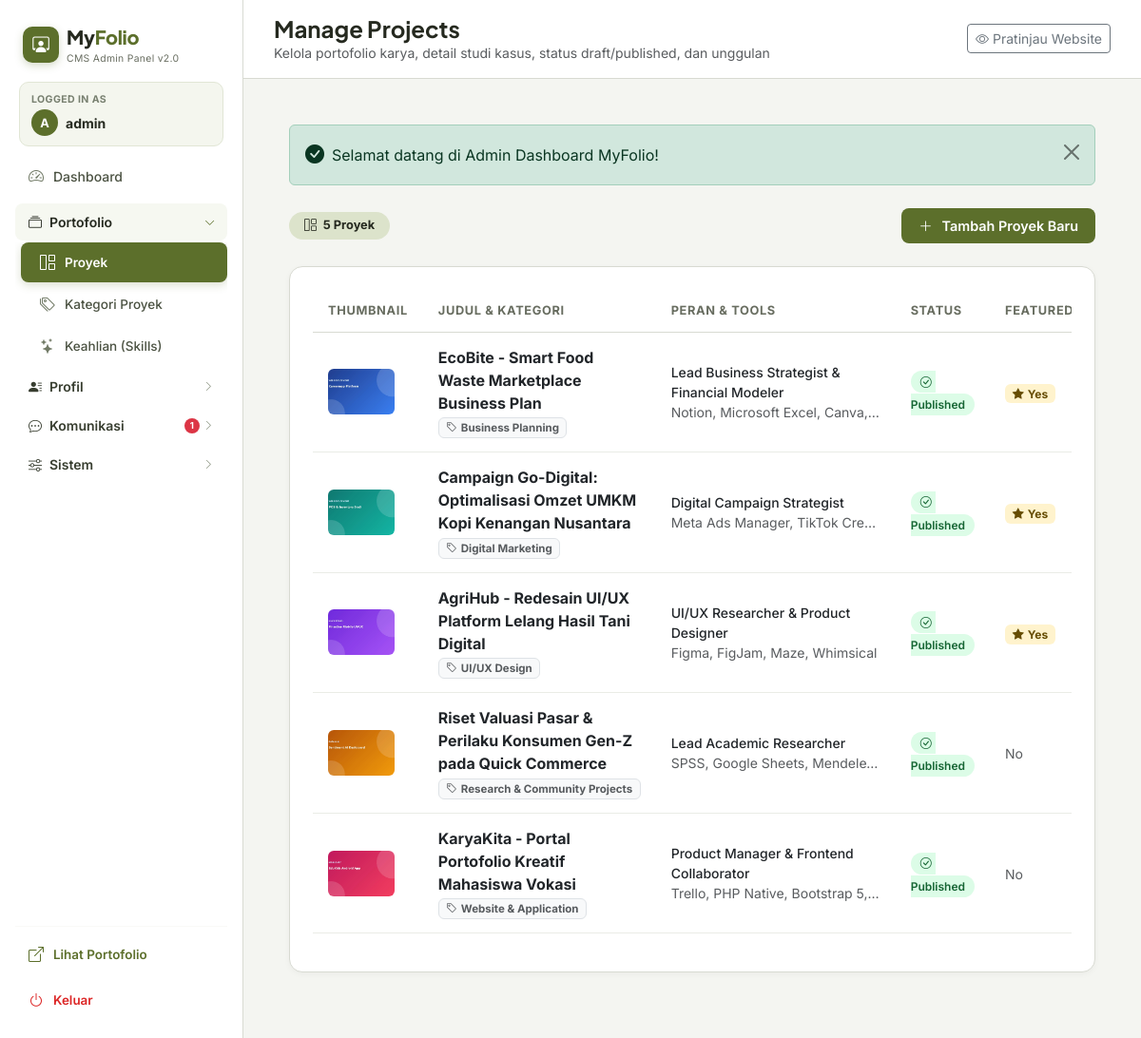
Screenshot of /admin/projects.php (signed in) with the database file from the repository.
### tables this page shows
CREATE TABLE `projects` (
  `id` INT AUTO_INCREMENT PRIMARY KEY,
  `title` VARCHAR(150) NOT NULL,
  `category_id` INT UNSIGNED DEFAULT NULL,
  `slug` VARCHAR(180) UNIQUE NOT NULL,
  `category` VARCHAR(80) NOT NULL,
  `short_description` VARCHAR(255) DEFAULT NULL,
  `description` TEXT DEFAULT NULL,
  `role` VARCHAR(120) DEFAULT NULL,
  `process` TEXT DEFAULT NULL,
  `result` TEXT DEFAULT NULL,
  `tools` TEXT DEFAULT NULL,
  `thumbnail` VARCHAR(255) DEFAULT NULL,
  `project_url` VARCHAR(255) DEFAULT NULL,
  `repository_url` VARCHAR(255) DEFAULT NULL,
  `is_featured` TINYINT(1) DEFAULT 0,
  `status` ENUM('draft', 'published') DEFAULT 'published',
  `sort_order` INT DEFAULT 0,
  `created_at` TIMESTAMP DEFAULT CURRENT_TIMESTAMP,
  `updated_at` TIMESTAMP DEFAULT CURRENT_TIMESTAMP ON UPDATE CURRENT_TIMESTAMP,
  CONSTRAINT `fk_projects_category` FOREIGN KEY (`category_id`) REFERENCES `project_categories` (`id`) ON DELETE SET NULL ON UPDATE CASCADE
);

CREATE TABLE `project_categories` (
  `id` INT UNSIGNED NOT NULL AUTO_INCREMENT,
  `category_name` VARCHAR(100) NOT NULL,
  `slug` VARCHAR(100) NOT NULL,
  `sort_order` TINYINT UNSIGNED NOT NULL DEFAULT 0,
  `created_at` TIMESTAMP NOT NULL DEFAULT CURRENT_TIMESTAMP,
  PRIMARY KEY (`id`),
  UNIQUE KEY `uk_slug` (`slug`)
);

### includes/functions.php (called while the page is built, shortened)
<?php
function e(?string $value): string {
    return htmlspecialchars($value ?? '', ENT_QUOTES, 'UTF-8');
}
function resolve_img(?string $filename, string $subdir = '', string $fallback = 'assets/img/placeholder.png', string $basePrefix = ''): string {
    $cleanSubdir = trim($subdir, '/');
    $uploadPath = __DIR__ . '/../uploads/' . ($cleanSubdir ? $cleanSubdir . '/' : '') . $filename;
    if (file_exists(__DIR__ . '/../assets/img/' . $filename)) {
        return $basePrefix . 'assets/img/' . $filename;
    }
    return $basePrefix . $fallback;
}

### admin/projects.php (the view, shortened to what this page needs)
<?php
require_once __DIR__ . '/includes/admin_init.php';
$projects = $pdo->query("
    SELECT p.*, pc.category_name AS cat_label, pc.slug AS cat_slug
    FROM projects p
    LEFT JOIN project_categories pc ON p.category_id = pc.id
    ORDER BY p.sort_order ASC, p.created_at DESC
")->fetchAll();
require_once __DIR__ . '/includes/admin_header.php';
?>
<div class="d-flex justify-content-between align-items-center mb-4">
    <div>
        <span class="badge rounded-pill px-3 py-2"
              style="background:var(--color-soft-olive);color:var(--color-dark);font-size:.8rem;">
            <i class="bi bi-grid-1x2 me-1"></i> <?= count($projects) ?> Proyek
        </span>
    </div>
    <button class="btn btn-admin-primary" data-bs-toggle="modal" data-bs-target="#addProjectModal">
        <i class="bi bi-plus-lg me-1"></i> Tambah Proyek Baru
    </button>
</div>
<div class="admin-card">
    <?php if (empty($projects)): ?>
        <div class="text-center py-5 text-muted">
            <i class="bi bi-grid-1x2 fs-1 d-block mb-3 opacity-25"></i>
            Belum ada proyek yang ditambahkan.
        </div>
    <?php else: ?>
        <div class="table-responsive">
            <table class="table admin-table align-middle">
                <thead>
                    <tr>
                        <th style="width:80px;">Thumbnail</th>
                        <th>Judul & Kategori</th>
                        <th>Peran & Tools</th>
                        <th>Status</th>
                        <th>Featured</th>
                    </tr>
                </thead>
                <tbody>
                    <?php foreach ($projects as $pj):
                        $thumbPath = resolve_img($pj['thumbnail'], 'projects', '../assets/img/placeholder.png', '../');
                        $catLabel  = $pj['cat_label'] ?: ($pj['category'] ?: '—');
                    ?>
                        <tr>
                            <td>
                                <img src="<?= e($thumbPath) ?>" alt=""
                                     class="rounded-2" style="width:70px;height:48px;object-fit:cover;">
                            </td>
                            <td>
                                <div class="fw-bold text-dark"><?= e($pj['title']) ?></div>
                                <span class="badge bg-light text-muted border" style="font-size:.72rem;">
                                    <i class="bi bi-tag me-1"></i><?= e($catLabel) ?>
                                </span>
                            </td>
                            <td>
                                <div class="small text-dark fw-medium"><?= e($pj['role'] ?: '—') ?></div>
                                <div class="small text-muted text-truncate" style="max-width:220px;">
                                    <?= e($pj['tools'] ?: '—') ?>
                                </div>
                            </td>
                            <td>
                                <?php if ($pj['status'] === 'published'): ?>
                                    <span class="badge-published"><i class="bi bi-check-circle me-1"></i>Published</span>
                                <?php else: ?>
                                    <span class="badge-draft"><i class="bi bi-hourglass me-1"></i>Draft</span>
                                <?php endif; ?>
                            </td>
                            <td>
                                <?php if ($pj['is_featured']): ?>
                                    <span class="badge bg-warning-subtle text-warning-emphasis fw-bold">
                                        <i class="bi bi-star-fill me-1"></i>Yes
                                    </span>
                                <?php else: ?>
                                    <span class="text-muted small">No</span>
                                <?php endif; ?>
                            </td>
                        </tr>
                    <?php endforeach; ?>
                </tbody>
            </table>
        </div>
    <?php endif; ?>
</div>
<?php require_once __DIR__ . '/includes/admin_footer.php'; ?>

### rows the page displays
projects: thumbnail (picture), title "EcoBite - Smart Food Waste Marketplace Business Plan", category.category_name "Business Planning", role "Lead Business Strategist & Financial Modeler", tools "Notion, Microsoft Excel, Canva,…", status "published" (drawn), is_featured 1 (drawn)
projects: thumbnail (picture), title "Campaign Go-Digital: Optimalisasi Omzet UMKM Kopi Kenangan Nusantara", category.category_name "Digital Marketing", role "Digital Campaign Strategist", tools "Meta Ads Manager, TikTok Cre…", status "published" (drawn), is_featured 1 (drawn)
projects: thumbnail (picture), title "AgriHub - Redesain UI/UX Platform Lelang Hasil Tani Digital", category.category_name "UI/UX Design", role "UI/UX Researcher & Product Designer", tools "Figma, FigJam, Maze, Whimsical", status "published" (drawn), is_featured 1 (drawn)
projects: thumbnail (picture), title "Riset Valuasi Pasar & Perilaku Konsumen Gen-Z pada Quick Commerce", category.category_name "Research & Community Projects", role "Lead Academic Researcher", tools "SPSS, Google Sheets, Mendele…", status "published" (drawn), is_featured "No"
projects: thumbnail (picture), title "KaryaKita - Portal Portofolio Kreatif Mahasiswa Vokasi", category.category_name "Website & Application", role "Product Manager & Frontend Collaborator", tools "Trello, PHP Native, Bootstrap 5,…", status "published" (drawn), is_featured "No"

### other values shown
substr($_SESSION['admin_username'] ?? 'A', 0, 1) "A"
$_SESSION['admin_username'] "admin"
$unreadCount "1"
$pageTitle "Manage Projects"
$pageSubtitle "Kelola portofolio karya, detail studi kasus, status draft/published, dan unggulan"
$flash['message'] "Selamat datang di Admin Dashboard MyFolio!"
count($projects) "5"
